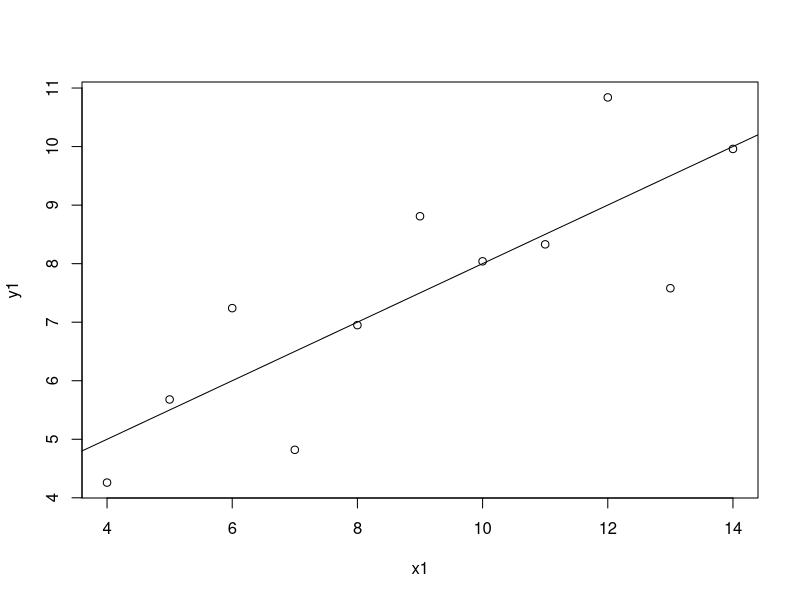

Here is the R script that generated this plot:
## ---- chunk 1
data("anscombe")
dim.data.frame(anscombe)
colnames(anscombe)
head(anscombe)
tail(anscombe)
summary(anscombe)
## ---- chunk 2
data("anscombe")
anscombe
with(anscombe, plot(x1,y1))
abline(lm(y1 ~ x1, data = anscombe))
